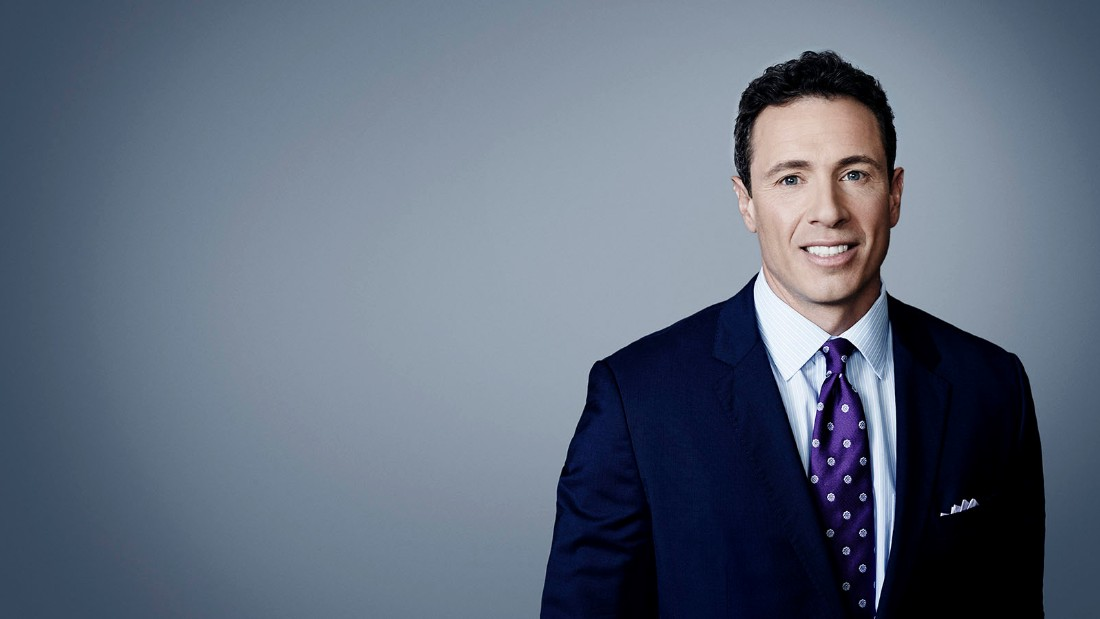
#> input picture side.jpg, 1100 x 619 px; its folder holds only this picture in this run
$ python -i finalCombine.py   (imports and definitions only)   (older library calls are emulated)
#> lines starting #> are read from the running program, lines starting #| are printed output that depends on the picture

#from PIL import Image
from PIL import Image, ImageOps
import os, sys
import cv2
import sys
import math
import numpy as np
import glob
from progressbar import ProgressBar
pbar = ProgressBar()


def resizeImage(infile, output_dir="resized"):
#> called with infile = 'side.jpg', output_dir = 'resized'
     outfile = os.path.splitext(infile)[0]+"_resized"
     extension = os.path.splitext(infile)[1]

     if (infile != outfile and infile!= "croppedpicpp.PNG"):
        try :
            #opening image in numpy
            im = Image.open(infile)
#> im is the input picture: PIL image 1100x619 RGB; mean R, G, B 97.1, 108, 124.9
            imageW,imageH = im.size
#> imageW = 1100; imageH = 619
            #declaring CascadeClassifier:
            cascPath = "haarcascade_frontalface_alt2.xml"
            # Create the haar cascade
            faceCascade = cv2.CascadeClassifier(cascPath)
            #opening image in cv2
            imagePath = infile
            imageCV = cv2.imread(imagePath)
            #finding if there is a face in the image
            #converting image to gray image to detect faces
            gray = cv2.cvtColor(imageCV, cv2.COLOR_BGR2GRAY)
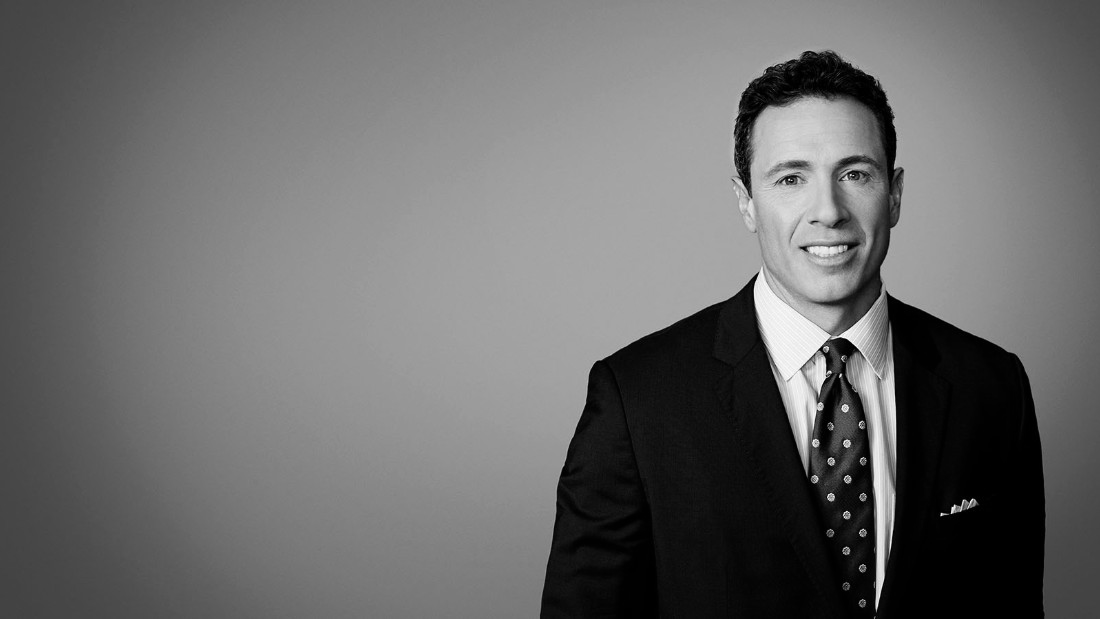
#> gray: shape (619, 1100); min 0, max 253, mean 106.6
            side = math.sqrt(imageCV.size)
#> side = 1429.2
            minlen = int(side / 20)
#> minlen = 71
            maxlen = int(side / 2)
#> maxlen = 714
            foundFace = ""
            faces = faceCascade.detectMultiScale(gray,1.3, 4, 0, (minlen, minlen), (maxlen, maxlen))
#> faces = [[746, 111, 161, 161]]
            # [13 lines of commented-out code are left out]
            def detectface(imagefile):
                imagefile = imageCV
                for (x, y, w, h) in faces:
                          #these parametersare for original pic to get ration of sides Left around the face.
                          #cv2.rectangle(imageCV, (x, y), (x+w, y+h), (0, 255, 0), 2)
                          #print((x,y),(x+w, y),(x+w, y+h), (x, y+h))
                          #cv2.imshow("face Image", imageCV)
                          Lw = x
#> Lw = 746
                          Rw = imageW-(x+w)
#> Rw = 193
                          Th = y
#> Th = 111
                          Bh = imageH-(y+h)
#> Bh = 347
                          ThRatio = Th/(Th+Bh)
#> ThRatio = 0.242
                          BhRatio = Bh/(Th+Bh)
#> BhRatio = 0.758
                          LwRatio = Lw/(Lw+Rw)
#> LwRatio = 0.794
                          RwRatio = Rw/(Lw+Rw)
#> RwRatio = 0.206
                          nTh, nBh, nRw, nLw = 0, 0, 0, 0

                          if(imageH<imageW):
                              nTh = ThRatio * (imageH - h)
#> nTh = 111
                              nBh = BhRatio * (imageH - h)
#> nBh = 347
                              nRw = RwRatio * (imageH - w)
#> nRw = 94.14
                              nLw = LwRatio * (imageH - w)
#> nLw = 363.9
                          else:
                              nTh = ThRatio * (imageW - h)
                              nBh = BhRatio * (imageW - h)
                              nRw = RwRatio * (imageW - w)
                              nLw = LwRatio * (imageW - w)

                          nTh = int(round(nTh))
                          nBh = int(round(nBh))
                          nLw = int(round(nLw))
#> nLw = 364
                          nRw = int(round(nRw))
#> nRw = 94
                          roi = imageCV[ y - nTh : y + h + nBh , x - nLw :  x + w + nRw ]
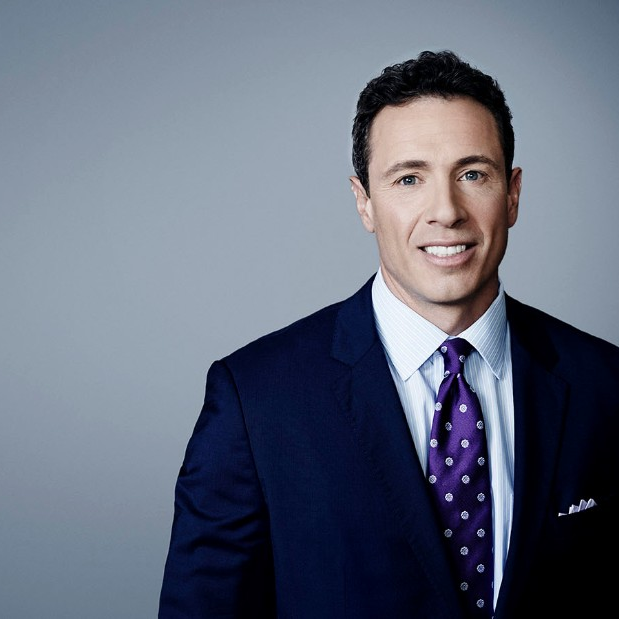
#> roi: shape (619, 619, 3); mean B, G, R 124, 107.6, 100.2
                          cv2.imwrite( "croppedpicpp.PNG", roi );

                          #cv2.imshow("Cropped Imagepp", roi)
                          #cv2.waitKey(0)
                          im2 = Image.open("croppedpicpp.PNG")
                          im2 = ImageOps.fit(im2, (300,300), method=0, bleed=0.0, centering=(0.5, 0.5))
#> im2: PIL image 300x300 RGB
                          #im2.save("finalcrop"+ imagePath +"finalpp.PNG")
                          #path = "C:/playground/images/main/resized"
                          path = output_dir
                          filename = os.path.join(path, outfile)
                          im2.save(filename +" FACE_DETECTED" +  ".PNG")


  #............................End of def detectface().............................


            if (len(faces)) == 0:
                size=(280,280)
                if imageH <= 100 and imageW <=100:
                    im = ImageOps.fit(im, size, method=0, bleed=0.0, centering=(0.5, 0.5))
                else:
                    im.thumbnail(size, Image.ANTIALIAS)

                background = Image.new('RGBA', size, (255, 255, 255, 255))
                background2 = Image.new('RGBA', size, (255, 255, 255, 255))

                background.paste(
                   im, (int((size[0] - im.size[0]) / 2), int((size[1] - im.size[1]) / 2))
                )
                background2.paste(background, (0, 0), background)
                img_with_border = ImageOps.expand(background2,border=10,fill='white')
                #path = "C:/playground/images/main/resized"
                path = output_dir
                filename = os.path.join(path, outfile)
                img_with_border.save(filename + outfile + ".PNG")

            elif (len(faces)) == 1:
                detectface(imageCV)

            elif (len(faces)) > 1:
                # increase the parameter value, scalescaleFactor=1.4,minNeighbors=5,
                faces = faceCascade.detectMultiScale(gray,1.4, 5, 0, (minlen, minlen), (maxlen, maxlen))
                detectface(imageCV)


#........................
        except IOError:
            print ("cannot reduce image for ", infile)


# [9 lines not run here, left out]

>>> result = resizeImage('side.jpg')
